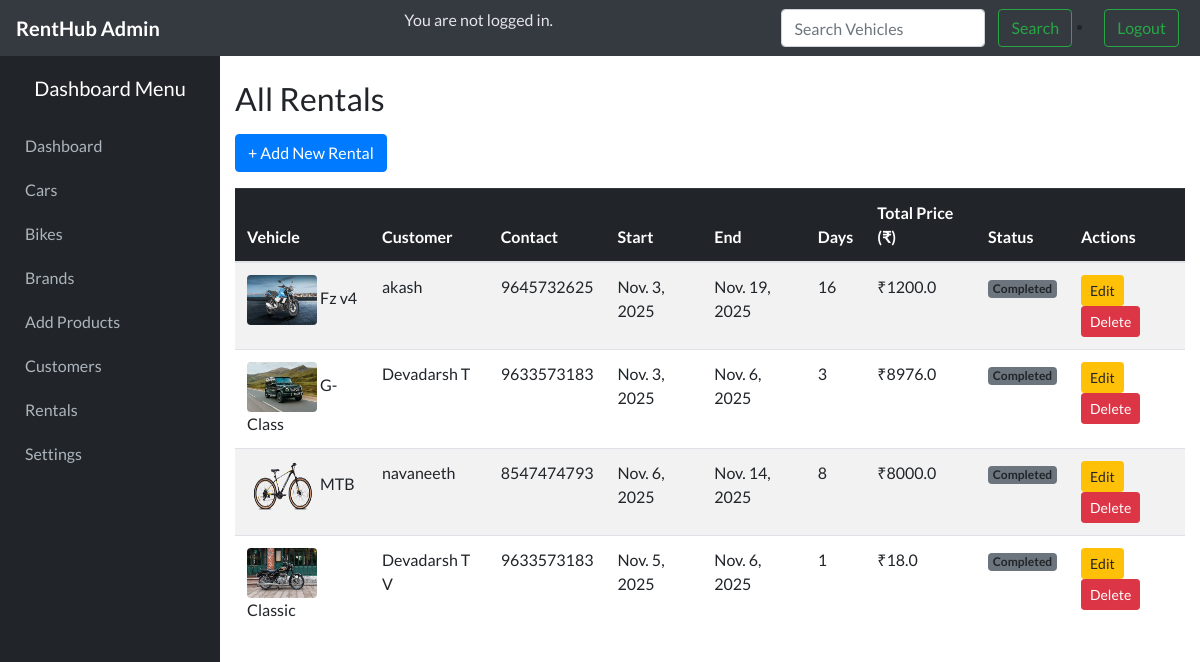
The page /rentals/ on the database its author committed.
### home/models.py (models this page shows, shortened)
class Rental(models.Model):
    product = models.ForeignKey('Product', on_delete=models.CASCADE)
    renter_name = models.CharField(max_length=100)
    renter_contact = models.CharField(max_length=15, blank=True, null=True)
    start_date = models.DateField()
    end_date = models.DateField()
    total_price = models.FloatField()
    status = models.CharField(
        max_length=20,
        choices=[
            ('Active', 'Active'),
            ('Completed', 'Completed'),
        ],
        default='Active'
    )
    created_at = models.DateTimeField(default=timezone.now)
    def duration(self):
        return (self.end_date - self.start_date).days

class product(models.Model):
    subcategory = models.ForeignKey(
        Subcategory,
        on_delete=models.CASCADE,
        related_name='products'
    )
    name = models.CharField(max_length=100)
    price = models.FloatField()
    image = models.ImageField(upload_to='pro_pic', null=True, blank=True)
    description = models.CharField(max_length=200, null=True, blank=True)
    is_available = models.BooleanField(default=True)

### home/views.py (the view)
# urls.py: path('rentals/', rental_listfn, name='rental_list'),
def rental_listfn(request):
    auto_return_expired_rentals()
    rentals = Rental.objects.all().order_by('-created_at')
    return render(request, 'rental_list.html', {'rentals': rentals})

### home/views.py (called while the page is built)
def auto_return_expired_rentals():
    today = timezone.now().date()
    expired_rentals = Rental.objects.filter(
        end_date__lt=today,
        status='Active'
    )
    for rental in expired_rentals:
        rental.status = 'Completed'
        rental.save()
        rental.product.is_available = True
        rental.product.save()

### home/templates/rental_list.html (shortened to what this page needs)
{% extends 'base.html' %}
{% block content %}
<div class="container mt-4">
  <h2 class="mb-3">All Rentals</h2>
  <a href="{% url 'add_rental_page' %}" class="btn btn-primary mb-3">+ Add New Rental</a>
  <table class="table table-striped table-hover align-middle">
    <thead class="table-dark">
      <tr>
        <th>Vehicle</th>
        <th>Customer</th>
        <th>Contact</th>
        <th>Start</th>
        <th>End</th>
        <th>Days</th>
        <th>Total Price (₹)</th>
        <th>Status</th>
        <th>Actions</th>
      </tr>
    </thead>
    <tbody>
      {% for r in rentals %}
      <tr>
        <td>
          {% if r.product.image %}
            <img src="{{ r.product.image.url }}" alt="{{ r.product.name }}" width="70" height="50" class="rounded me-2">
          {% endif %}
          {{ r.product.name }}
        </td>
        <td>{{ r.renter_name }}</td>
        <td>{{ r.renter_contact }}</td>
        <td>{{ r.start_date }}</td>
        <td>{{ r.end_date }}</td>
        <td>{{ r.duration }}</td>
        <td>₹{{ r.total_price }}</td>
        <td>
          {% if r.status == 'Active' %}
            <span class="badge bg-success">Active</span>
          {% else %}
            <span class="badge bg-secondary">Completed</span>
          {% endif %}
        </td>
        <td>
          <a href="{% url 'edit_rental' r.id %}" class="btn btn-sm btn-warning">Edit</a>
          <a href="{% url 'delete_rental' r.id %}" class="btn btn-sm btn-danger"
             onclick="return confirm('Are you sure you want to delete this rental?');">Delete</a>
        </td>
      </tr>
      {% empty %}
      <tr>
        <td colspan="9" class="text-center text-muted">No rentals found.</td>
      </tr>
      {% endfor %}
    </tbody>
  </table>
</div>
{% endblock %}

### home/templates/base.html (shortened to what this page needs)
{% load static %}
<!DOCTYPE html>
<html lang="en">
  <head>
    <link
      rel="stylesheet"
      href="https://cdn.jsdelivr.net/npm/bootstrap@4.1.3/dist/css/bootstrap.min.css"
    />
    <link rel="stylesheet" href="{% static 'css/base.css' %}" />
  </head>
  <body>
    <nav class="navbar navbar-dark sticky-top">
      <a class="navbar-brand" href="#">RentHub Admin</a>
      {% if request.user.is_authenticated %}
    <p>Welcome, {{ request.user.username }}!</p>
    {% else %}
    <p>You are not logged in.</p>
     {% endif %}
      <form class="form-inline my-2 my-lg-0">
        <input
          class="form-control mr-sm-2"
          type="search"
          placeholder="Search Vehicles"
        />
        <button class="btn btn-outline-success my-2 my-sm-0" type="submit">
          Search
        </button>
          <li><a class="btn btn-outline-success my-2 my-sm-0" href="{% url 'logout' %}">Logout</a></li>
      </form>
    </nav>
    <div class="main-container">
      <div class="sidebar">
        <h5 class="text-center mb-4">Dashboard Menu</h5>
        <a href="/dashboard"> Dashboard</a>
        <a href="/carview">Cars</a>
        <a href="/bikeview"> Bikes</a>
        <a href="/brandsview"> Brands</a>
        <a href="/addproduct">Add Products</a>
        <a href="/rentals"> Customers</a>
        <a href="/add_rental"> Rentals</a>
        <a href="#"> Settings</a>
      </div>
      <div class="content-area">
        {% block content %}{% endblock %}
      </div>
    </div>
  </body>
</html>

### home/static/css/base.css (style rules this page uses)
body { background-color: #f4f6f9; font-family: "Lato", sans-serif; margin: 0; padding: 0; }
.navbar { background-color: #343a40 !important; }
.navbar-brand { color: #fff !important; font-weight: bold; }
.navbar p { color: #e6e4ea; }
.my-sm-0 { margin: 5px; }
.main-container { display: flex; width: 100%; height: calc(100vh - 56px); }
.sidebar { width: 220px; background-color: #212529; color: #fff; padding-top: 20px; height: 100%; flex-shrink: 0; }
.sidebar h5 { color: #fff; }
.sidebar a { color: #adb5bd; text-decoration: none; display: block; padding: 10px 25px; transition: 0.3s; }
.content-area { flex: 1; padding: 0px; background-color: #ffffff; overflow-y: auto; }

### rows shown on the page
Rental: product.image (picture), product.name "Fz v4", renter_name "akash", renter_contact "9645732625", start_date "Nov. 3, 2025", end_date "Nov. 19, 2025", duration "16", total_price "1200.0", status "Completed"
Rental: product.image (picture), product.name "G-Class", renter_name "Devadarsh T", renter_contact "9633573183", start_date "Nov. 3, 2025", end_date "Nov. 6, 2025", duration "3", total_price "8976.0", status "Completed"
Rental: product.image (picture), product.name "MTB", renter_name "navaneeth", renter_contact "8547474793", start_date "Nov. 6, 2025", end_date "Nov. 14, 2025", duration "8", total_price "8000.0", status "Completed"
Rental: product.image (picture), product.name "Classic", renter_name "Devadarsh T V", renter_contact "9633573183", start_date "Nov. 5, 2025", end_date "Nov. 6, 2025", duration "1", total_price "18.0", status "Completed"
